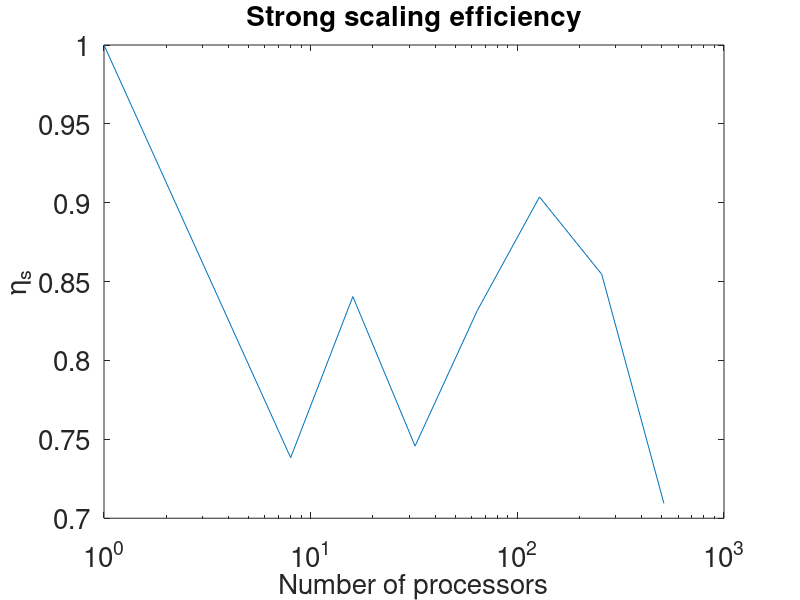

MATLAB code for this plot:
cpus = [1, 8, 16, 32, 64, 128, 256, 512];
t = [90802, 15372, 6752, 3805, 1706, 785, 415, 250];
eta_s = t(1)./(cpus.*t)

%plot(cpus,eta_s);
semilogx(cpus,eta_s);

fontsize = 20;
hax = gca;
set(hax, 'fontsize',fontsize ...
    );
xlabel('Number of processors',...
    'fontsize',fontsize...
    );
ylabel('\eta_s',...
    'fontsize',fontsize ...
    );
title('Strong scaling efficiency',...
    'fontsize',fontsize ...
    );